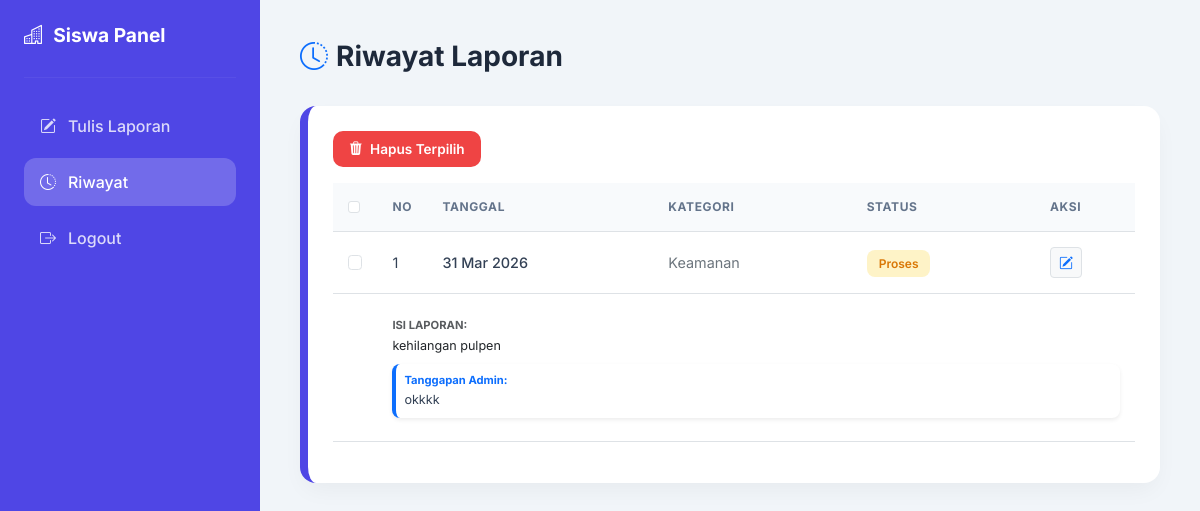
Page /riwayat.php (signed in) on the committed database.
### tables this page shows
CREATE TABLE `aspirasi` (
  `id_aspirasi` int NOT NULL,
  `nis` char(10) NOT NULL,
  `id_kategori` int NOT NULL,
  `lokasi` varchar(50) NOT NULL,
  `keterangan` text NOT NULL,
  `foto` varchar(255) DEFAULT NULL,
  `tanggal` date NOT NULL,
  `status` enum('Menunggu','Proses','Selesai') NOT NULL DEFAULT 'Menunggu',
  `feedback` text
);

CREATE TABLE `kategori` (
  `id_kategori` int NOT NULL,
  `nama_kategori` varchar(50) NOT NULL
);

### functions.php (called while the page is built, shortened)
<?php
$conn = mysqli_connect("localhost", "root", "", "db_pengaduan_sekolah");
function query($query) {
    global $conn;
    $result = mysqli_query($conn, $query);
    $rows = [];
    while($row = mysqli_fetch_assoc($result)) {
        $rows[] = $row;
    }
    return $rows;
}
?>

### riwayat.php (the view, shortened to what this page needs)
<?php
require 'functions.php';
$nis = $_SESSION['id'];
$riwayat = query("SELECT aspirasi.*, kategori.nama_kategori
FROM aspirasi
JOIN kategori ON aspirasi.id_kategori = kategori.id_kategori
WHERE nis='$nis' ORDER BY tanggal DESC");
?>
<!DOCTYPE html>
<html lang="id">
<head>
    <link href="https://cdn.jsdelivr.net/npm/bootstrap@5.3.2/dist/css/bootstrap.min.css" rel="stylesheet">
    <link rel="stylesheet" href="https://cdn.jsdelivr.net/npm/bootstrap-icons@1.11.1/font/bootstrap-icons.css">
</head>
<body>
<div class="sidebar">
    <h4><i class="bi bi-buildings"></i> Siswa Panel</h4>
    <hr class="my-4" style="border-color: rgba(255,255,255,0.2);">
    <div class="nav-container">
        <a href="siswa.php"><i class="bi bi-pencil-square"></i> Tulis Laporan</a>
        <a href="riwayat.php" class="active"><i class="bi bi-clock-history"></i> Riwayat</a>
        <a href="logout.php"><i class="bi bi-box-arrow-right"></i> Logout</a>
    </div>
</div>
<div class="content">
    <div class="d-flex justify-content-between align-items-center mb-4">
        <h3 class="fw-bold"><i class="bi bi-clock-history me-2 text-primary"></i>Riwayat Laporan</h3>
    </div>
    <div class="card-box">
        <form method="post">
            <div class="mb-3">
                <button type="submit" name="hapus_terpilih" class="btn btn-hapus-multi" onclick="return confirm('Hapus laporan yang dipilih?')">
                    <i class="bi bi-trash3-fill me-1"></i> Hapus Terpilih
                </button>
            </div>
            <div class="table-responsive">
                <table class="table align-middle">
                    <thead>
                        <tr>
                            <th width="40"><input type="checkbox" class="form-check-input" onclick="toggleAll(this)"></th>
                            <th width="50">No</th>
                            <th>Tanggal</th>
                            <th>Kategori</th>
                            <th>Status</th>
                            <th width="100">Aksi</th>
                        </tr>
                    </thead>
                    <tbody>
                        <?php if(empty($riwayat)): ?>
                            <tr>
                                <td colspan="6" class="text-center py-5 text-muted">Belum ada riwayat laporan ditemukan.</td>
                            </tr>
                        <?php else: ?>
                            <?php $i=1; foreach($riwayat as $r): ?>
                            <tr>
                                <td>
                                    <input type="checkbox" name="pilih[]" value="<?= $r['id_aspirasi']; ?>" class="form-check-input">
                                </td>
                                <td><?= $i++; ?></td>
                                <td class="fw-medium"><?= date('d M Y', strtotime($r['tanggal'])); ?></td>
                                <td><span class="text-secondary"><?= $r['nama_kategori']; ?></span></td>
                                <td>
                                    <?php
                                        $s = $r['status'];
                                        $class = ($s == 'Selesai') ? 'bg-selesai' : (($s == 'Proses') ? 'bg-proses' : (($s == 'Dibatalkan') ? 'bg-batal' : 'bg-menunggu'));
                                    ?>
                                    <span class="badge-status <?= $class; ?>"><?= $s; ?></span>
                                </td>
                                <td>
                                    <div class="d-flex gap-2">
                                        <a href="edit_laporan.php?id=<?= $r['id_aspirasi']; ?>" class="btn btn-sm btn-light text-primary border" title="Edit Laporan">
                                            <i class="bi bi-pencil-square"></i>
                                        </a>
                                    </div>
                                </td>
                            </tr>
                            <tr class="detail-row">
                                <td colspan="1"></td>
                                <td colspan="5">
                                    <div class="py-2">
                                        <div class="mb-2">
                                            <small class="text-muted d-block fw-bold text-uppercase" style="font-size: 0.7rem;">Isi Laporan:</small>
                                            <span class="text-dark small"><?= $r['keterangan']; ?></span>
                                        </div>
                                        <div class="p-2 rounded-3 border-start border-4 border-primary bg-white shadow-sm">
                                            <small class="text-primary d-block fw-bold" style="font-size: 0.7rem;">Tanggapan Admin:</small>
                                            <span class="small"><?= $r['feedback'] ?: '<i class="text-muted">Laporan Anda sedang menunggu tanggapan admin.</i>'; ?></span>
                                        </div>
                                    </div>
                                </td>
                            </tr>
                            <?php endforeach; ?>
                        <?php endif; ?>
                    </tbody>
                </table>
            </div>
        </form>
    </div>
</div>
</body>
</html>

### riwayat.php (style rules this page uses)
body { font-family: 'Inter', sans-serif; background-color: #f1f5f9; color: #1e293b; margin: 0; }
.sidebar { width: 260px; height: 100vh; position: fixed; background-color: #4f46e5; padding: 24px; z-index: 100; color: white; transition: all 0.3s; }
.sidebar h4 { font-weight: 700; font-size: 1.2rem; margin-bottom: 30px; display: flex; align-items: center; gap: 10px; }
.sidebar a { display: flex; align-items: center; gap: 12px; color: rgba(255,255,255,0.8); padding: 12px 16px; border-radius: 12px; margin-bottom: 8px; text-decoration: none; font-weight: 500; }
.sidebar a:hover, .sidebar a.active { background-color: rgba(255,255,255,0.2); color: #ffffff; }
.content { margin-left: 260px; padding: 40px; transition: all 0.3s; }
.card-box { background: white; border-radius: 16px; padding: 25px; border-left: 8px solid #4f46e5; box-shadow: 0 10px 25px -5px rgba(0, 0, 0, 0.05); border-top: none; border-right: none; border-bottom: none; }
.btn-hapus-multi { background-color: #ef4444; color: white; border: none; padding: 8px 16px; border-radius: 10px; font-weight: 600; font-size: 0.85rem; transition: 0.3s; }
.table thead th { background-color: #f8fafc; color: #64748b; text-transform: uppercase; font-size: 0.75rem; letter-spacing: 0.05em; padding: 15px; }
.table tbody td { padding: 15px; vertical-align: middle; color: #334155; font-size: 0.9rem; }
.badge-status { padding: 6px 12px; border-radius: 8px; font-weight: 600; font-size: 0.75rem; }
.bg-proses { background: #fef3c7; color: #d97706; }
.detail-row { background-color: #f8fafc; }

### rows in the picture
aspirasi: tanggal "31 Mar 2026", id_kategori.nama_kategori "Keamanan", status "Proses", keterangan "kehilangan pulpen", feedback "okkkk"
